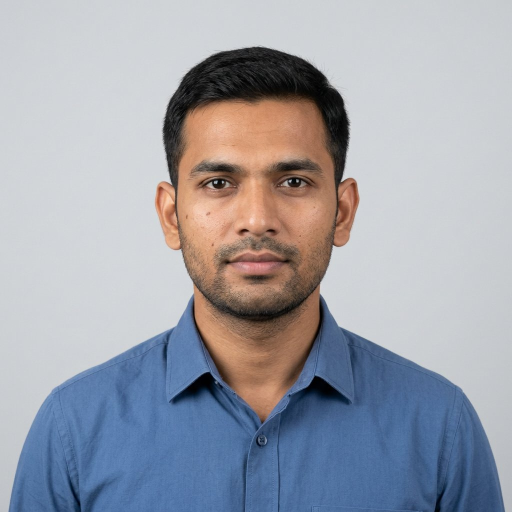
#> input picture backend/app/samples/assets/person_a.jpg, 1024 x 1024 px (shown at 1/2 size)
$ python generate.py
#> lines starting #> are read from the running program, lines starting #| are printed output that depends on the picture
### backend/app/config.py
"""Central configuration for the TruthLens backend."""
from __future__ import annotations

import os
from pathlib import Path

BACKEND_DIR = Path(__file__).resolve().parent.parent
REPO_DIR = BACKEND_DIR.parent

DATA_DIR = Path(os.environ.get("TRUTHLENS_DATA", BACKEND_DIR / "data"))
CASES_DIR = DATA_DIR / "cases"
DB_PATH = DATA_DIR / "truthlens.db"
SAMPLES_CACHE_DIR = DATA_DIR / "samples_cache"
FRONTEND_DIST = REPO_DIR / "frontend" / "dist"

MAX_UPLOAD_MB = int(os.environ.get("TRUTHLENS_MAX_UPLOAD_MB", "25"))
PDF_RENDER_ZOOM = 2.0          # PyMuPDF render scale for OCR quality
MAX_PAGE_EDGE = 2200           # cap rendered page size (px)

# Optional OpenAI-compatible LLM endpoint for richer explanations.
# When unset, TruthLens uses its deterministic explanation engine (offline).
LLM_URL = os.environ.get("TRUTHLENS_LLM_URL", "")
LLM_KEY = os.environ.get("TRUTHLENS_LLM_KEY", "")
LLM_MODEL = os.environ.get("TRUTHLENS_LLM_MODEL", "gpt-4o-mini")

LEVELS = ("observed", "inconsistent", "potential_manipulation")
LEVEL_LABELS = {
    "observed": "Observed",
    "inconsistent": "Inconsistent",
    "potential_manipulation": "Potential manipulation",
}

for d in (DATA_DIR, CASES_DIR, SAMPLES_CACHE_DIR):
    d.mkdir(parents=True, exist_ok=True)

### backend/app/samples/generate.py
"""Demo document generator — synthetic 'genuine' and 'tampered' case files.

Everything is drawn locally with Pillow (no external assets except two
AI-generated fictional portraits). Documents are rendered as scanned-style
JPEGs / image PDFs with a uniform noise floor, so the forensic engine has a
realistic signal to work with:

  genuine set   — application form, ID proof, bank statement, all consistent
  tampered set  — ID photo swapped + DOB overwritten; statement address &
                  DOB overwritten + bank stamp copy-moved; declared income
                  inflated on the form (matches the hackathon deck example)

All names, numbers and addresses are fictional.
"""
from __future__ import annotations

import io
import math
import random
from pathlib import Path

import numpy as np
from PIL import Image, ImageDraw, ImageFont

from ..config import SAMPLES_CACHE_DIR

ASSETS = Path(__file__).resolve().parent / "assets"
FONT_DIR = Path("/usr/share/fonts/truetype/dejavu")
if not FONT_DIR.exists():  # portable fallback (macOS / other Linux layouts)
    for cand in ("/usr/share/fonts/TTF", "/Library/Fonts", "/System/Library/Fonts"):
        if Path(cand).exists():
            FONT_DIR = Path(cand)
            break


def font(size: int, bold=False, serif=False) -> ImageFont.FreeTypeFont:
    name = ("DejaVuSerif.ttf" if serif else
            "DejaVuSans-Bold.ttf" if bold else "DejaVuSans.ttf")
    p = FONT_DIR / name
    if not p.exists():
        return ImageFont.load_default()
    return ImageFont.truetype(str(p), size)


A4 = (1240, 1754)
CARD = (1000, 630)
BODY = 26
INK = (20, 22, 28)
PAPER = (250, 250, 247)


def _portrait(name: str, size: tuple[int, int]) -> Image.Image:
    p = ASSETS / name
    if p.exists():
        img = Image.open(p).convert("RGB")
        return img.resize(size, Image.LANCZOS)
    # fallback: neutral placeholder avatar
    img = Image.new("RGB", size, (210, 214, 220))
    d = ImageDraw.Draw(img)
    w, h = size
    d.ellipse((w * 0.3, h * 0.15, w * 0.7, h * 0.55), fill=(150, 155, 165))
    d.ellipse((w * 0.15, h * 0.6, w * 0.85, h * 1.3), fill=(150, 155, 165))
    return img


def _signature(draw: ImageDraw.ImageDraw, x: int, y: int, w: int, h: int,
               seed: int = 7, color=(25, 35, 120)):
    rng = random.Random(seed)
    p1, p2, p3 = rng.uniform(2, 4), rng.uniform(5, 8), rng.uniform(0, 6.28)
    a1, a2 = h * 0.28, h * 0.12
    pts = []
    for t in np.linspace(0, 1, 160):
        px = x + t * w
        py = y + h / 2 + a1 * math.sin(p1 * t * math.pi + p3) + a2 * math.sin(p2 * t * math.pi)
        py += (t - 0.5) * h * 0.15
        pts.append((px, py))
    draw.line(pts, fill=color, width=3, joint="curve")
    draw.line([(x + w * 0.1, y + h * 0.8), (x + w * 0.95, y + h * 0.72)],
              fill=color, width=2)


def _scan(img: Image.Image, noise: float = 2.2, quality: int = 92) -> Image.Image:
    arr = np.array(img).astype(np.float32)
    arr += np.random.default_rng(42).normal(0, noise, arr.shape)
    arr = np.clip(arr, 0, 255).astype(np.uint8)
    out = Image.fromarray(arr)
    buf = io.BytesIO()
    out.save(buf, "JPEG", quality=quality)
    buf.seek(0)
    return Image.open(buf).convert("RGB")


def _save_jpg(img: Image.Image, path: Path, quality=92):
    img.save(path, "JPEG", quality=quality)


def _save_pdf(img: Image.Image, path: Path):
    img.save(path, "PDF", resolution=150.0)


# ------------------------------------------------------------ application --
def application_form(path: Path, income: str = "Rs. 9,60,000"):
    img = Image.new("RGB", A4, PAPER)
    d = ImageDraw.Draw(img)
    d.rectangle((40, 40, A4[0] - 40, A4[1] - 40), outline=(120, 125, 135), width=2)
    d.text((80, 70), "UNITY BANK", font=font(40, bold=True), fill=(15, 40, 90))
    d.text((80, 130), "Loan Application Form", font=font(32, bold=True), fill=INK)
    d.text((80, 185), "Application No. LA-2025-04117", font=font(22), fill=(70, 75, 85))
    img.paste(_portrait("person_a.jpg", (210, 250)), (950, 70))
    d.rectangle((950, 70, 1160, 320), outline=(120, 125, 135), width=2)

    rows = [
        ("Applicant Name", "Rahul K. Sharma"),
        ("Date of Birth", "12-04-1991"),
        ("Address", "12 MG Road, Pune 411038"),
        ("Annual Income", income),
        ("PAN", "ABCPS1234K"),
        ("Phone", "98220 12345"),
        ("Email", "rahul.sharma@example.com"),
        ("Employment", "Salaried - Acme Corp"),
        ("Requested Amount", "Rs. 5,00,000"),
    ]
    y = 320
    for label, value in rows:
        d.text((80, y), f"{label}: {value}", font=font(BODY), fill=INK)
        y += 62

    d.text((80, 950), "Declaration", font=font(26, bold=True), fill=INK)
    d.text((80, 995), "I declare that the information provided above is true and correct to the",
           font=font(21), fill=(60, 65, 75))
    d.text((80, 1030), "best of my knowledge. I authorize the bank to verify these details with",
           font=font(21), fill=(60, 65, 75))
    d.text((80, 1065), "the relevant authorities and credit bureaus.", font=font(21), fill=(60, 65, 75))

    _signature(d, 90, 1480, 280, 90)
    d.text((90, 1590), "Signature", font=font(22), fill=INK)
    d.text((800, 1590), "Date: 15-10-2025", font=font(BODY), fill=INK)
    _save_pdf(_scan(img), path)


# ------------------------------------------------------------------- ID ----
def id_proof(path: Path) -> dict:
    img = Image.new("RGB", CARD, (245, 246, 248))
    d = ImageDraw.Draw(img)
    d.rectangle((8, 8, CARD[0] - 8, CARD[1] - 8), outline=(30, 60, 120), width=4)
    d.text((300, 25), "GOVERNMENT OF INDIA", font=font(30, bold=True), fill=(15, 40, 90))
    d.text((390, 72), "IDENTITY CARD", font=font(24, bold=True), fill=INK)
    photo_box = (40, 130, 280, 420)
    img.paste(_portrait("person_a.jpg", (240, 290)), (40, 130))
    d.rectangle(photo_box, outline=(120, 125, 135), width=2)

    fields = [
        ("Name", "Rahul Sharma"),
        ("DOB", "12-04-1991"),
        ("Address", "Pune 411038"),
        ("ID No", "1234 5678 9012"),
    ]
    boxes = {}
    y = 150
    for label, value in fields:
        lab = f"{label}: "
        d.text((320, y), lab, font=font(24), fill=INK)
        lw = d.textlength(lab, font=font(24))
        d.text((320 + lw, y), value, font=font(24), fill=INK)
        vw = d.textlength(value, font=font(24))
        boxes[label] = [320 + lw, y, vw, 34]
        y += 62
    d.text((320, 430), "Valid till: 12-04-2031", font=font(24), fill=INK)
    _signature(d, 690, 470, 240, 80)
    d.text((750, 565), "Signature", font=font(18), fill=INK)
    scanned = _scan(img)
    _save_jpg(scanned, path)
    return {"photo_box": photo_box, "dob_box": boxes["DOB"], "size": CARD}


# ------------------------------------------------------------- statement ---
def bank_statement(path: Path, address: str = "Pune 411038", dob: str = "12-04-1991"):
    img = Image.new("RGB", A4, PAPER)
    d = ImageDraw.Draw(img)
    d.text((80, 60), "UNITY BANK", font=font(38, bold=True), fill=(15, 40, 90))
    d.text((80, 115), "Account Statement", font=font(30, bold=True), fill=INK)
    d.text((80, 170), "Statement Period: 01-04-2025 to 30-09-2025", font=font(24), fill=INK)

    info = [
        ("Customer Name", "Rahul Sharma"),
        ("DOB (KYC)", dob),
        ("Address", address),
        ("Account Number", "001234567890"),
        ("IFSC", "UTIB0000123"),
    ]
    y = 240
    for label, value in info:
        d.text((80, y), f"{label}: {value}", font=font(24), fill=INK)
        y += 48

    # transactions table (no ruling lines: clean typeset)
    cols = [80, 260, 680, 860, 1030]
    headers = ["Date", "Description", "Debit", "Credit", "Balance"]
    y = 560
    for c, h in zip(cols, headers):
        d.text((c, y), h, font=font(22, bold=True), fill=INK)
    y += 50
    txns = [
        ("01-04-2025", "SALARY CREDIT ACME CORP", None, 34000),
        ("03-04-2025", "UPI PAYMENT GROCERY", 4200, None),
        ("05-04-2025", "RENT TRANSFER", 15000, None),
        ("01-05-2025", "SALARY CREDIT ACME CORP", None, 34500),
        ("04-05-2025", "UTILITY BILL PAYMENT", 2300, None),
        ("01-06-2025", "SALARY CREDIT ACME CORP", None, 33800),
        ("06-06-2025", "ATM WITHDRAWAL", 5000, None),
        ("01-07-2025", "SALARY CREDIT ACME CORP", None, 34200),
        ("05-07-2025", "UPI PAYMENT FUEL", 1800, None),
        ("01-08-2025", "SALARY CREDIT ACME CORP", None, 34000),
        ("04-08-2025", "INSURANCE PREMIUM", 6500, None),
        ("01-09-2025", "SALARY CREDIT ACME CORP", None, 34500),
        ("05-09-2025", "RENT TRANSFER", 15000, None),
        ("28-09-2025", "INTEREST CREDIT", None, 410),
    ]
    balance = 100000
    fnum = font(21)
    for date, desc, debit, credit in txns:
        balance += (credit or 0) - (debit or 0)
        d.text((cols[0], y), date, font=fnum, fill=INK)
        d.text((cols[1], y), desc, font=fnum, fill=INK)
        if debit:
            d.text((cols[2], y), f"{debit:,.2f}", font=fnum, fill=(140, 30, 30))
        if credit:
            d.text((cols[3], y), f"{credit:,.2f}", font=fnum, fill=(20, 100, 45))
        d.text((cols[4], y), f"{balance:,.2f}", font=fnum, fill=INK)
        y += 46

    d.text((80, y + 30), f"Closing Balance: {balance:,.2f}", font=font(24, bold=True), fill=INK)

    # circular branch stamp (graphic; copy-move target in the tampered set)
    stamp_box = _stamp(img, (950, 1480))
    _signature(d, 90, 1480, 260, 85, seed=7)
    d.text((90, 1585), "Authorised Signature", font=font(22), fill=INK)
    scanned = _scan(img)
    _save_pdf(scanned, path)
    return {"stamp_box": stamp_box, "size": A4}


def _stamp(img: Image.Image, center: tuple[int, int]) -> tuple[int, int, int, int]:
    d = ImageDraw.Draw(img)
    cx, cy = center
    r = 88
    col = (35, 55, 160)
    d.ellipse((cx - r, cy - r, cx + r, cy + r), outline=col, width=4)
    d.ellipse((cx - r + 14, cy - r + 14, cx + r - 14, cy + r - 14), outline=col, width=2)
    d.text((cx - 62, cy - 34), "UNITY BANK", font=font(17, bold=True), fill=col)
    d.text((cx - 66, cy - 6), "PUNE BRANCH", font=font(15, bold=True), fill=col)
    d.text((cx - 40, cy + 22), "* 411038 *", font=font(14, bold=True), fill=col)
    return (cx - r, cy - r, cx + r, cy + r)


# ------------------------------------------------------------- tampering ---
def _overwrite(img: Image.Image, box, new_text: str, size: int = 31,
               bg=(245, 246, 248), dy: int = 2):
    """Erase a value and re-type it in a different font/size/baseline.

    The patch is pasted WITHOUT the scan noise floor and re-compressed once,
    exactly like a real cut-and-paste edit on a scanned document.
    """
    x, y, w, h = box
    pad = 6
    d = ImageDraw.Draw(img)
    d.rectangle((x - pad, y - pad, x + w + pad + 30, y + h + pad), fill=bg)
    d.text((x, y + dy - 4), new_text, font=font(size, serif=True), fill=INK)


def tampered_id(genuine_path: Path, out_path: Path, info: dict):
    img = Image.open(genuine_path).convert("RGB")
    # 1) overwrite DOB 12-04-1991 -> 21-04-1991 (serif, larger, shifted)
    _overwrite(img, info["dob_box"], "21-04-1991", size=31, bg=(245, 246, 248))
    # 2) swap the photograph (different person, smoothed, no scan noise)
    from PIL import ImageFilter
    pb = info["photo_box"]
    replacement = _portrait("person_b.jpg", (pb[2] - pb[0], pb[3] - pb[1]))
    replacement = replacement.filter(ImageFilter.GaussianBlur(0.6))
    img.paste(replacement, (pb[0], pb[1]))
    _save_jpg(img, out_path, quality=90)


def tampered_statement(genuine_path: Path, out_path: Path, info: dict):
    # genuine statement was saved as image-PDF; reopen its pixels
    import pymupdf as fitz
    with fitz.open(genuine_path) as pdf:
        pix = pdf[0].get_pixmap(matrix=fitz.Matrix(150 / 72, 150 / 72), alpha=False)
    img = Image.frombytes("RGB", (pix.width, pix.height), pix.samples)

    # locate the two value strings by re-drawing geometry: we know the layout
    # info rows start at y=240, step 48, font 24, x=80.
    d = ImageDraw.Draw(img)
    f24 = font(24)
    dob_label_w = d.textlength("DOB (KYC): ", font=f24)
    addr_label_w = d.textlength("Address: ", font=f24)
    dob_y = 240 + 48
    addr_y = 240 + 96
    dob_w = d.textlength("12-04-1991", font=f24)
    addr_w = d.textlength("Pune 411038", font=f24)
    _overwrite(img, (80 + dob_label_w, dob_y, dob_w, 32), "21-04-1991",
               size=33, bg=PAPER)
    _overwrite(img, (80 + addr_label_w, addr_y, addr_w, 32), "Mumbai 400001",
               size=33, bg=PAPER)

    # copy-move: duplicate the branch stamp to a second location
    sb = info["stamp_box"]
    stamp = img.crop(sb)
    img.paste(stamp, (430, sb[1]))
    _save_pdf(img, out_path)


# ------------------------------------------------------------------ build --
def build_set(variant: str) -> list[dict]:
    """Generate (or reuse cached) sample files. Returns [{name, path}]."""
    assert variant in ("genuine", "tampered")
    out_dir = SAMPLES_CACHE_DIR / variant
    out_dir.mkdir(parents=True, exist_ok=True)
    marker = out_dir / ".complete"
    files = [
        {"name": "application_form.pdf", "path": out_dir / "application_form.pdf"},
        {"name": "id_proof.jpg", "path": out_dir / "id_proof.jpg"},
        {"name": "bank_statement.pdf", "path": out_dir / "bank_statement.pdf"},
    ]
    if marker.exists() and all(f["path"].exists() for f in files):
        return [{"name": f["name"], "path": str(f["path"])} for f in files]

    if variant == "genuine":
        application_form(files[0]["path"], income="Rs. 4,10,000")
        id_proof(files[1]["path"])
        bank_statement(files[2]["path"])
    else:
        application_form(files[0]["path"], income="Rs. 9,60,000")
        id_info = id_proof(out_dir / "_id_genuine.jpg")
        tampered_id(out_dir / "_id_genuine.jpg", files[1]["path"], id_info)
        st_info = bank_statement(out_dir / "_statement_genuine.pdf")
        tampered_statement(out_dir / "_statement_genuine.pdf", files[2]["path"], st_info)
    marker.write_text("ok")
    return [{"name": f["name"], "path": str(f["path"])} for f in files]


if __name__ == "__main__":
    for v in ("genuine", "tampered"):
        for f in build_set(v):
#> in _portrait, img is the input picture: PIL image 1024x1024 RGB; mean R, G, B 158.7, 161.5, 170.9
#> in _portrait, `return img.resize(size, Image.LANCZOS)`:
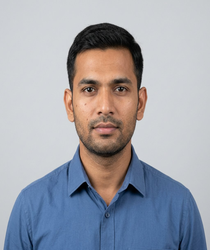
#> returned value: PIL image 210x250 RGB; mean R, G, B 158.7, 161.5, 170.9
#> in application_form, `img.paste(_portrait("person_a.jpg", (210, 250)), (950, 70))`:
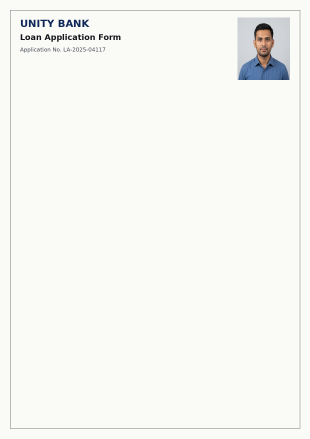
#> img: PIL image 1240x1754 RGB (shown at 1/4 size); mean R, G, B 246.2, 246.3, 243.8
#> after the loop in application_form, `for label, value in rows:`: y = 878
#> in _scan, `arr = np.array(img).astype(np.float32)`:
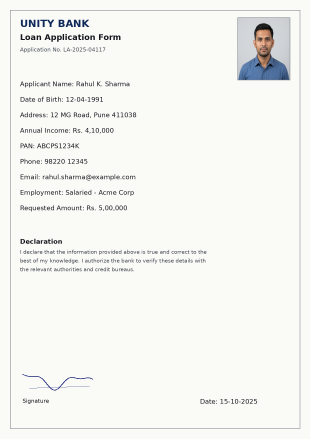
#> arr: shape (1754, 1240, 3) float32 (shown at 1/4 size); mean R, G, B 247.1, 247.2, 243.5
#> call 2 of _portrait, with name = 'person_a.jpg', size = (240, 290)
#> in _portrait (call 2), `return img.resize(size, Image.LANCZOS)`:
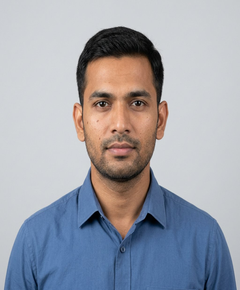
#> returned value: PIL image 240x290 RGB; mean R, G, B 158.7, 161.5, 170.9
#> in id_proof, `img.paste(_portrait("person_a.jpg", (240, 290)), (40, 130))`:
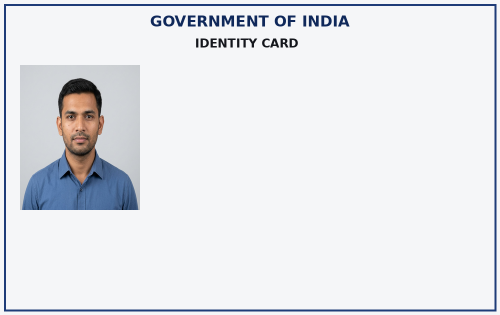
#> img: PIL image 1000x630 RGB (shown at 1/2 size); mean R, G, B 228.9, 230.9, 235.2
#> the loop in id_proof, `for label, value in fields:` made 4 passes
#> (lw, vw) on passes 1 to 4: (86.52, 168.3), (69.56, 139.4), (111.3, 158.5), (81.55, 198.4)
#> after the loop in id_proof, `for label, value in fields:`: boxes = {'Name': [406.5, 150, 168.3, 34], 'DOB': [389.6, 212, 139.4, 34], 'Address': [431.3, 274, 158.5, 34], 'ID No': [401.5, 336, 198.4, 34]}; y = 398
#> call 2 of _scan, with noise = 2.2, quality = 92
#> in _scan (call 2), `arr = np.array(img).astype(np.float32)`:
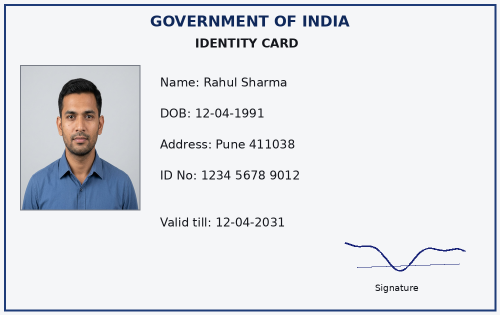
#> arr: shape (630, 1000, 3) float32 (shown at 1/2 size); mean R, G, B 226.6, 228.7, 233.1
#> after the loop in bank_statement, `for label, value in info:`: y = 480
#> after the loop in bank_statement, `for date, desc, debit, credit in txns:`: balance = 255610; y = 1254
#> in _stamp, `d = ImageDraw.Draw(img)`:
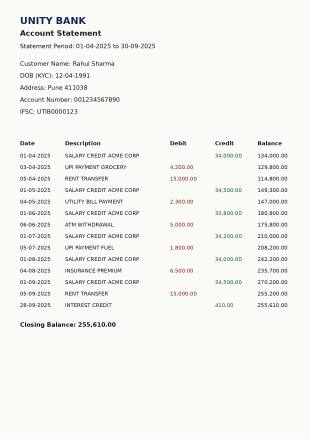
#> img: PIL image 1240x1754 RGB (shown at 1/4 size); mean R, G, B 243.7, 243.7, 241
#> in bank_statement, `stamp_box = _stamp(img, (950, 1480))`: stamp_box = (862, 1392, 1038, 1568)
            print(v, f["name"], f["path"])
#> pass 2 of the loop `for v in ("genuine", "tampered"):`:
#> in _scan (call 4), `arr = np.array(img).astype(np.float32)`:
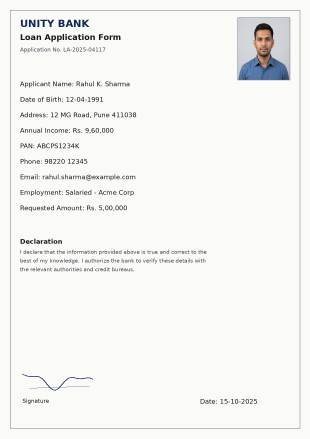
#> arr: shape (1754, 1240, 3) float32 (shown at 1/4 size); mean R, G, B 247.1, 247.2, 243.5
#> the loop in id_proof (call 2), `for label, value in fields:` made 4 passes
#> pb = (40, 130, 280, 420)
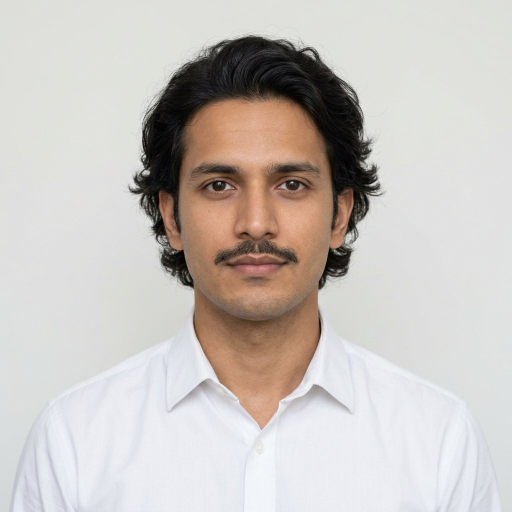
#> input picture backend/app/samples/assets/person_b.jpg, 1024 x 1024 px (shown at 1/2 size)
#> in _portrait, img is the input picture: PIL image 1024x1024 RGB; mean R, G, B 200.7, 194.9, 190.5
#> in tampered_id, `img.paste(replacement, (pb[0], pb[1]))`:
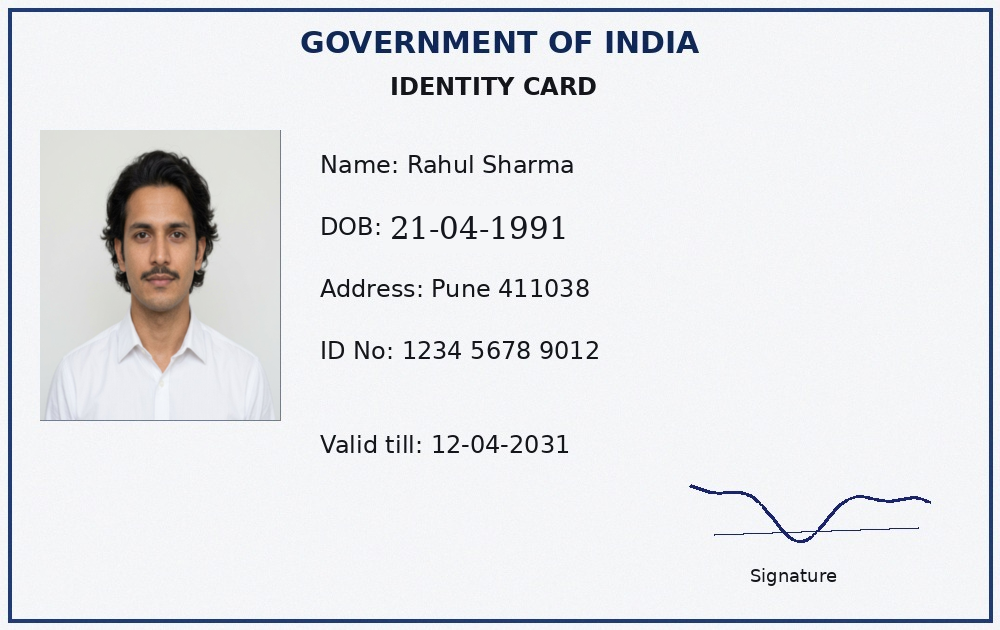
#> img: PIL image 1000x630 RGB; mean R, G, B 230.3, 231.2, 234.1
